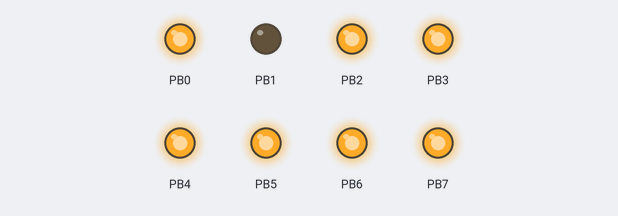
A program run on a simulated ATmega2560, built with avr-gcc and emulated at 8 MHz. Shown: output pins drawn as LEDs (lit = HIGH).

Above: at 0.1 s.
At 0.5 s:
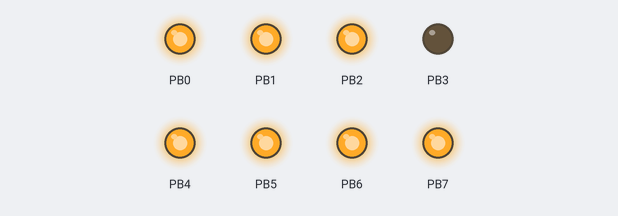
At 1.5 s:
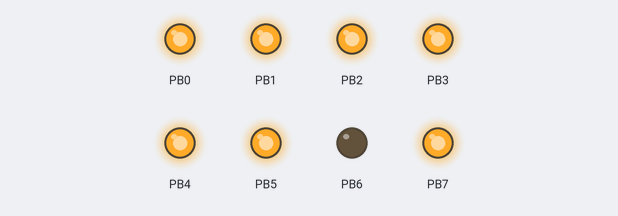
At 3.1 s:
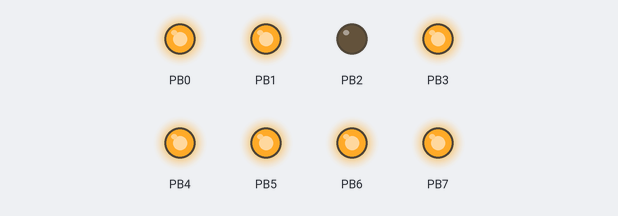
At 4.5 s:
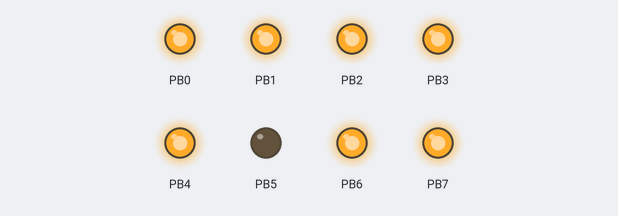
At 6.3 s:
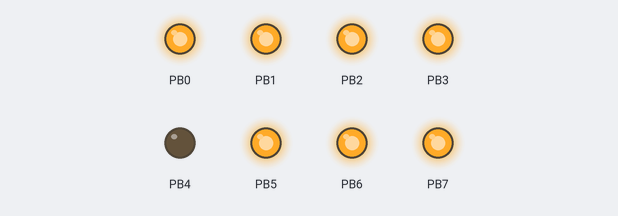
Timing chart, 0 to 6.6 s (numbered marks = the images above):
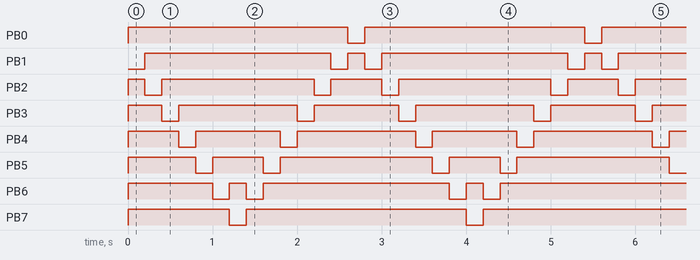

Measured:
- by itself, PB0: alternates HIGH for 2.6 s and LOW for 0.20 s
- by itself, PB1, PB6: repeats every 2.8 s: LOW 0.20 s, HIGH 0.20 s, LOW 0.20 s, HIGH 2.2 s
- by itself, PB2: repeats every 2.8 s: LOW 0.20 s, HIGH 1.8 s, LOW 0.20 s, HIGH 0.60 s
- by itself, PB3: repeats every 2.8 s: LOW 0.20 s, HIGH 1.4 s, LOW 0.20 s, HIGH 1.0 s
- by itself, PB4: repeats every 2.8 s: LOW 0.20 s, HIGH 1.0 s, LOW 0.20 s, HIGH 1.4 s
- by itself, PB5: repeats every 2.8 s: LOW 0.20 s, HIGH 0.60 s, LOW 0.20 s, HIGH 1.8 s
- by itself, PB7: repeats every 2.8 s: LOW 0.20 s, HIGH 2.6 s

The program:

main.cpp
```cpp
/*
 * Timer_2.1.c
 *
 * Created: 9/24/2018 7:14:31 AM
 * Author : KNIGHT
 */
#define F_CPU 8000000UL
#include <avr/io.h>
#include <util/delay.h>

#define LEFT 0
#define RIGHT 1

int main(void)
{
    /* Hardware Configuration
	PORTB = LED */
	DDRB = 0xFF;	//PORTB defines as output
	uint8_t running = 0x01;	//variable stores the state of the running light
	uint8_t direction = LEFT;	//0 = running light to the left, 1 = running light to the right

	uint16_t mark=6250;

	TCCR1B |=(1<<CS12); //Set up timer 1: CS12 (clock/256)

	while(1)	{
		while(direction == LEFT)	{	//running light to the left
			running = (running<<1);	//Variable is shifted 1 bit to the left
			PORTB = ~running;		//output on the LED
			if(running == 0x80)	{//When bit 8th reached, the direction switched to the RIGHT
				direction = RIGHT;
			}
			//_delay_ms(200);		// using delay function OR
			while(TCNT1 <= mark); //While loop compare with value
			TCNT1 = 0;

		}
		while(direction == RIGHT)	{	// running light to the right
			running = (running>>1);
			PORTB = ~running;
			if(running == 0x01)	{
				direction = LEFT;
			}
			//_delay_ms(200);           // using delay function OR
			while(TCNT1 <= mark); //While loop compare with value
			TCNT1 = 0;

		}
	}
}
```
